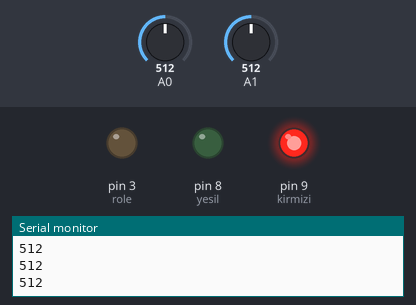
The sketch below on a simulated Arduino Uno, built with avr-gcc and run on an emulated ATmega328P. Parts: output pins drawn as LEDs (lit = HIGH), the last lines printed to the serial monitor. Inputs (shaded band) come from the test bench; at power-on: A1 = 512, A0 = 512.

Above: at 1.2 s.
1.3 s: A1 set to 0
At 2.6 s:
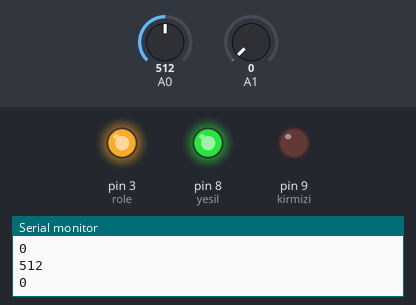
2.9 s: A1 set to 122
At 4.1 s:
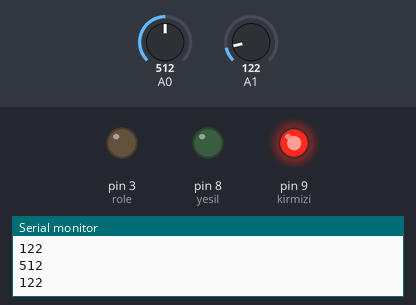
Timing chart, 0 to 5.9 s (numbered marks = the images above; inputs shaded):
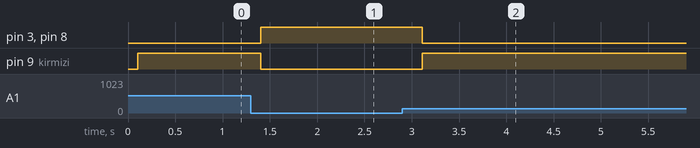

Measured:
- after the input at 1.3 s, pin 3 (role), pin 8 (yesil): LOW → HIGH after 0.10 s; pin 9 (kirmizi): HIGH → LOW after 0.10 s
- after the input at 2.9 s, pin 3 (role), pin 8 (yesil): HIGH → LOW after 0.21 s; pin 9 (kirmizi): LOW → HIGH after 0.21 s

The sketch:

sivi_seviye_sensor__arduino.ino
```cpp
int seviye1=A0;
int seviye2=A1;
int kirmizi=9;
int yesil=8;
int role = 3;

void setup(){
pinMode(kirmizi,OUTPUT);
pinMode(yesil,OUTPUT);
pinMode(role, OUTPUT);
Serial.begin(9600);
Serial.begin(9600);}

void loop()
{
seviye1=analogRead(A0);
Serial.println(seviye1);
seviye2=analogRead(A1);
Serial.println(seviye2);

if(seviye1 > 0 && seviye2 == 0){
digitalWrite(yesil,HIGH);
digitalWrite(role, HIGH);
digitalWrite(kirmizi,LOW);}

delay(100);

if (seviye1==0 || seviye2 >= 1){
digitalWrite(role, LOW);
digitalWrite(kirmizi,HIGH);
digitalWrite(yesil,LOW);}


delay(100);
}
```
